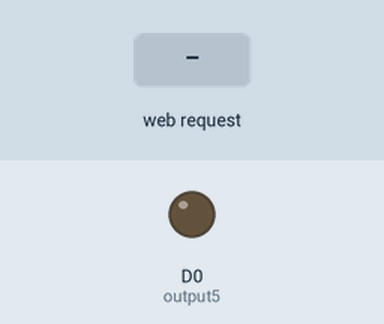
The sketch below on a simulated ESP8266 (NodeMCU). On the bench: output pins drawn as LEDs (lit = HIGH). The inputs (shaded band) are chosen by the test bench. WiFi joins after 1.5 s; servers stay silent unless stated; what the sketch prints to the serial monitor is not drawn.

Above: at 2.7 s.
2.8 s: HTTP request GET /5/on received
At 3.9 s:
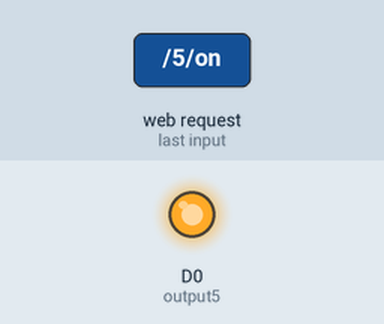
4.3 s: HTTP request GET /5/off received
At 5.0 s:
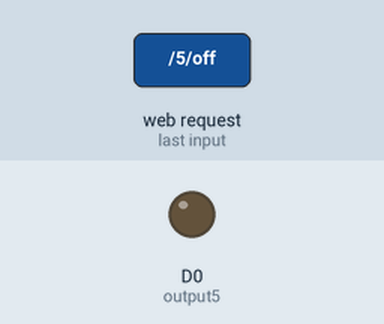
Timing chart, 0 to 7.3 s (numbered marks = the images above; inputs shaded):
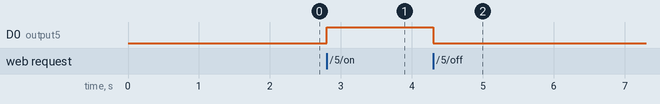

Measured:
- after the input at 2.8 s, D0 (output5): LOW → HIGH at once
- after the input at 4.3 s, D0 (output5): HIGH → LOW at once

The sketch:

esp_ex_twoLED.ino
```cpp
/*********
  Rui Santos
  Complete project details at http://randomnerdtutorials.com
*********/

// Load Wi-Fi library
#include <ESP8266WiFi.h>

// Replace with your network credentials
const char* ssid = "NextEV_Guest";
const char* password = "Ni@gu3st";

// Set web server port number to 80
WiFiServer server(80);

// Variable to store the HTTP request
String header;

// Auxiliar variables to store the current output state
String output5State = "off";
String output4State = "off";

// Assign output variables to GPIO pins
const int output5 = D0;
const int output4 = 4;

String state = " ";

void setup() {
  Serial.begin(115200);
  // Initialize the output variables as outputs
  pinMode(output5, OUTPUT);
//  pinMode(output4, OUTPUT);
  // Set outputs to LOW
  digitalWrite(output5, LOW);
//  digitalWrite(output4, LOW);

  // Connect to Wi-Fi network with SSID and password
  Serial.print("Connecting to ");
  Serial.println(ssid);
  WiFi.begin(ssid, password);
  while (WiFi.status() != WL_CONNECTED) {
    delay(500);
    Serial.print(".");
  }
  // Print local IP address and start web server
  Serial.println("");
  Serial.println("WiFi connected.");
  Serial.println("IP address: ");
  Serial.println(WiFi.localIP());
  server.begin();
}

void loop(){
  WiFiClient client = server.available();   // Listen for incoming clients

  if (client) {                             // If a new client connects,
    Serial.println("New Client.");          // print a message out in the serial port
    String currentLine = "";                // make a String to hold incoming data from the client
    while (client.connected()) {            // loop while the client's connected
      if (client.available()) {             // if there's bytes to read from the client,
        char c = client.read();             // read a byte, then
        Serial.write(c);                    // print it out the serial monitor
        header += c;
        if (c == '\n') {                    // if the byte is a newline character
          // if the current line is blank, you got two newline characters in a row.
          // that's the end of the client HTTP request, so send a response:
          if (currentLine.length() == 0) {
            // HTTP headers always start with a response code (e.g. HTTP/1.1 200 OK)
            // and a content-type so the client knows what's coming, then a blank line:
            client.println("HTTP/1.1 200 OK");
            client.println("Content-type:text/html");
            client.println("Connection: close");
            client.println();

            // turns the GPIOs on and off
            if (header.indexOf("GET /5/on") >= 0) {
              Serial.println("GPIO 5 on");
              output5State = "on";
              digitalWrite(output5, HIGH);
            }
            else if(header.indexOf("GET /5/off") >= 0) {
              Serial.println("GPIO 5 off");
              output5State = "off";
              digitalWrite(output5, LOW);
            }
            else if(header.indexOf("/A") >= 0) {
              // A
              Serial.println("State A");
              state = "a";
            }
            else if(header.indexOf("/B") >= 0) {
              // B
              Serial.println("State B");
              state = "b";
            }
            else if(header.indexOf("/C") >= 0) {
              // C
              Serial.println("State C");
              state = "c";
            }
            else if(header.indexOf("/D") >= 0) {
              // D
              Serial.println("State D");
              state = "d";
            }


            // Display the HTML web page
            client.println("<!DOCTYPE html><html>");
            client.println("<head><meta name=\"viewport\" content=\"width=device-width, initial-scale=1\">");
            client.println("<link rel=\"icon\" href=\"data:,\">");
            // CSS to style the on/off buttons
            // Feel free to change the background-color and font-size attributes to fit your preferences
            client.println("<style>html { font-family: Helvetica; display: inline-block; margin: 0px auto; text-align: center;}");
            client.println(".button { background-color: #195B6A; border: none; color: white; padding: 16px 40px;");
            client.println("text-decoration: none; font-size: 30px; margin: 2px; cursor: pointer;}");
            client.println(".button2 {background-color: #77878A;}</style></head>");

            // Web Page Heading
            client.println("<body><h1>ESP8266 Web Server</h1>");

            // Display current state, and ON/OFF buttons for GPIO 5
            client.println("<p>GPIO 5 - State " + output5State + "</p>");
            // If the output5State is off, it displays the ON button
            if (output5State=="off") {
              client.println("<p><a href=\"/5/on\"><button class=\"button\">ON</button></a></p>");
            }
            else {
              client.println("<p><a href=\"/5/off\"><button class=\"button button2\">OFF</button></a></p>");
            }

            client.println("<p> Now lets try some inputs </p>");

            client.println("<p> Current state is : " +state +" </p>");

            client.print("<p>  <select id=\"drop\" onchange=\"dropfunc()\" size=\"5\">");
            client.print("<option value=\" \">  </option>");


            if(state.equals("a") )
              client.print("<option value=\"A\" selected>A</option>");
            else
              client.print("<option value=\"A\">A</option>");

            if(state.equals("b") )
              client.print("<option value=\"B\" selected >B</option>");
            else
              client.print("<option value=\"B\">B</option>");

            if(state.equals("c") )
              client.print("<option value=\"C\" selected>C</option>");
            else
              client.print("<option value=\"C\">C</option>");

            if(state.equals("d") )
              client.print("<option value=\"D\" selected >D</option></select>");
            else
              client.print("<option value=\"D\">D</option></select>");

            client.print("<script>function dropfunc() {  var sel = document.getElementById('drop').value;  window.location.replace(sel);  }   </script>");
            client.println("</p>");


            // Display current state, and ON/OFF buttons for GPIO 4
//            client.println("<p>GPIO 4 - State " + output4State + "</p>");
            // If the output4State is off, it displays the ON button
//            if (output4State=="off") {
//              client.println("<p><a href=\"/4/on\"><button class=\"button\">ON</button></a></p>");
//            } else {
//              client.println("<p><a href=\"/4/off\"><button class=\"button button2\">OFF</button></a></p>");
//            }
            client.println("</body></html>");

            // The HTTP response ends with another blank line
            client.println();
            // Break out of the while loop
            break;
          } else { // if you got a newline, then clear currentLine
            currentLine = "";
          }
        } else if (c != '\r') {  // if you got anything else but a carriage return character,
          currentLine += c;      // add it to the end of the currentLine
        }
      }
    }
    // Clear the header variable
    header = "";
    // Close the connection
    client.stop();
    Serial.println("Client disconnected.");
    Serial.println("");
  }
}
```
